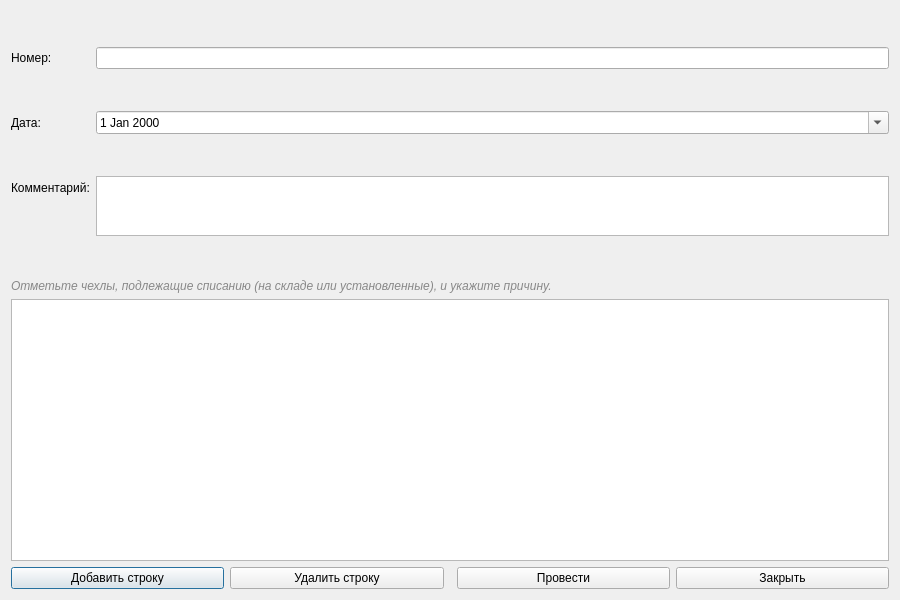
<?xml version="1.0" encoding="UTF-8"?>
<ui version="4.0">
    <class>CaseWriteoffForm</class>
    <widget class="QDialog" name="CaseWriteoffForm">
        <property name="geometry">
            <rect><x>0</x><y>0</y><width>900</width><height>600</height></rect>
        </property>
        <property name="windowTitle">
            <string>Form</string>
        </property>
        <layout class="QVBoxLayout" name="verticalLayout">
            <item>
                <layout class="QFormLayout" name="formLayout">
                    <item row="0" column="0"><widget class="QLabel" name="label_2"><property name="text"><string>Номер:</string></property></widget></item>
                    <item row="0" column="1"><widget class="QLineEdit" name="lineEditNumber"/></item>
                    <item row="1" column="0"><widget class="QLabel" name="label_3"><property name="text"><string>Дата:</string></property></widget></item>
                    <item row="1" column="1"><widget class="QDateEdit" name="dateEdit"><property name="calendarPopup"><bool>true</bool></property></widget></item>
                    <item row="2" column="0"><widget class="QLabel" name="label_4"><property name="text"><string>Комментарий:</string></property></widget></item>
                    <item row="2" column="1"><widget class="QTextEdit" name="textEditComment"><property name="maximumSize"><size><width>16777215</width><height>60</height></size></property></widget></item>
                </layout>
            </item>
            <item>
                <widget class="QLabel" name="labelHint">
                    <property name="text">
                        <string>Отметьте чехлы, подлежащие списанию (на складе или установленные), и укажите причину.</string>
                    </property>
                    <property name="styleSheet">
                        <string>QLabel { color: #888; font-style: italic; }</string>
                    </property>
                </widget>
            </item>
            <item>
                <widget class="QTableView" name="tableView">
                    <property name="alternatingRowColors"><bool>true</bool></property>
                </widget>
            </item>
            <item>
                <layout class="QHBoxLayout" name="horizontalLayout">
                    <item><widget class="QPushButton" name="btnAddRow"><property name="text"><string>Добавить строку</string></property></widget></item>
                    <item><widget class="QPushButton" name="btnDeleteRow"><property name="text"><string>Удалить строку</string></property></widget></item>
                    <item><spacer name="horizontalSpacer"><property name="orientation"><enum>Qt::Horizontal</enum></property></spacer></item>
                    <item><widget class="QPushButton" name="btnPost"><property name="text"><string>Провести</string></property></widget></item>
                    <item><widget class="QPushButton" name="btnClose"><property name="text"><string>Закрыть</string></property></widget></item>
                </layout>
            </item>
        </layout>
    </widget>
    <resources/>
    <connections/>
</ui>
